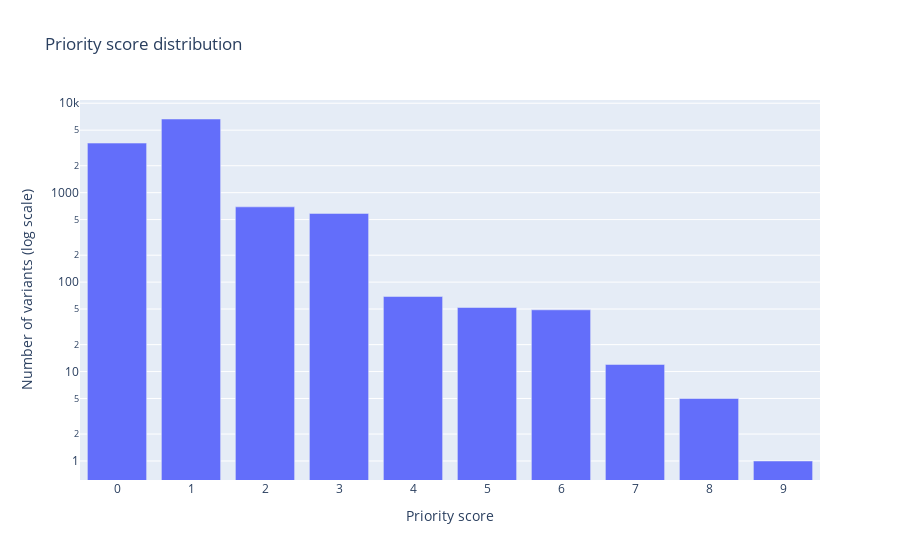

Notebook code cell kept with this figure:
### Code cell
# Plot the distribution of the final score using bar plot with log scale
# x-axis: Final score (all scores are shown)
# y-axis: Number of variants

fig = px.bar(tb, x=tb.index, y=tb.values,
                labels={'x': 'Final score', 'y': 'Number of variants'},
                title='Priority score distribution',
                log_y=True)
fig.update_layout(
    xaxis=dict(
        tickmode='linear',
        tick0=0,
        dtick=1
    )
)
# X-axis title
fig.update_xaxes(title_text='Priority score')
# Y-axis title
fig.update_yaxes(title_text='Number of variants (log scale)')

fig.show()

# Saving the html file
fig.write_html('final_score_distribution.html')

### Figure 1 — Plotly figure (JSON) as saved in the notebook; plotly's stock layout.template omitted (floating-point values rounded to 4 significant figures)
{"data": [{"alignmentgroup": "True", "hovertemplate": "FinalScore=%{x}<br>Number of variants=%{y}<extra></extra>", "legendgroup": "", "marker": {"color": "#636efa", "pattern": {"shape": ""}}, "name": "", "offsetgroup": "", "orientation": "v", "showlegend": false, "textposition": "auto", "type": "bar", "x": [0, 1, 2, 3, 4, 5, 6, 7, 8, 9], "xaxis": "x", "y": [3583, 6662, 694, 586, 69, 52, 49, 12, 5, 1], "yaxis": "y"}], "layout": {"barmode": "relative", "legend": {"tracegroupgap": 0}, "title": {"text": "Priority score distribution"}, "xaxis": {"anchor": "y", "domain": [0, 1], "dtick": 1, "tick0": 0, "tickmode": "linear", "title": {"text": "Priority score"}}, "yaxis": {"anchor": "x", "domain": [0, 1], "title": {"text": "Number of variants (log scale)"}, "type": "log"}}}
